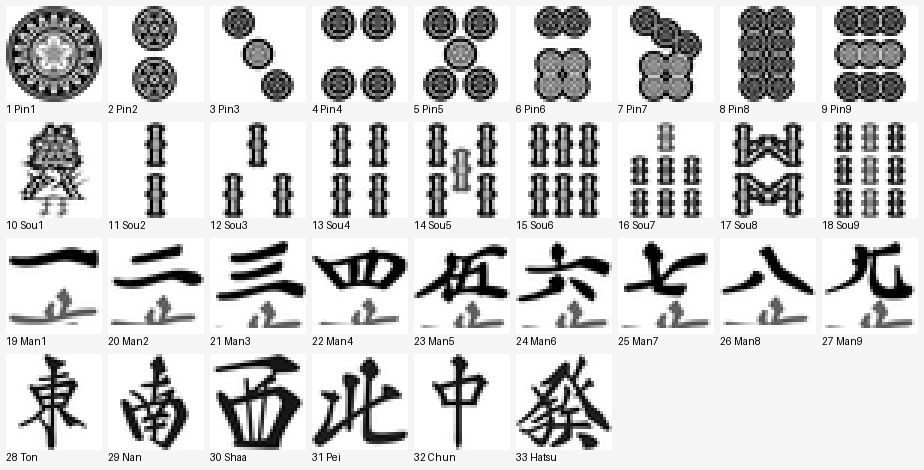
#> input picture sim/out/tile_tmpl_preview_g32.png, 924 x 470 px, given as the content of the folder sim/_tmp/tiles_src, which was not available
$ python make_tile_templates.py
#> lines starting #> are read from the running program, lines starting #| are printed output that depends on the picture; pictures that were not available may be replaced by others from this repository, and a replacement may not be noted
# -*- coding: utf-8 -*-
"""素材图 -> FPGA 模板包（阶段 5 工具链 / 灰度 SAD，支持分组不同分辨率）。

用法:
    python sim/make_tile_templates.py [素材目录] [输出目录] [方案] [排除]
    方案格式:  "32=Pin*,Sou*;48=Man*,Ton,Nan,Shaa,Pei,Chun,Hatsu"
               （每类取第一个匹配到的尺寸；未匹配到的用最后一组的尺寸）
    排除:      逗号分隔的通配符，如 "Haku"（白板这类无图案的牌不进模板库，
               改用"空白率"规则判定）
    例:
    python sim/make_tile_templates.py sim/_tmp/tiles_src sim/out \
        "32=Pin*,Sou*;48=Man*,Ton,Nan,Shaa,Pei,Chun,Hatsu" "Haku"

处理: 灰度 -> 裁内容外接框 -> 等比缩放到该组尺寸(白底) -> 对比度拉伸(1%~99% 分位)
      => 8 位灰度模板（给 SAD） + 同图 Otsu 二值化 => 1 位模板（给 TB/退路）
输出: tile_tmpl_pkg.v               每组一个灰度 ROM + 一个二值 ROM + 颜色签名表
      tile_tmpl_g<S>_gray.mem       每组 $readmemh（32 位字装 4 个 8 位像素）
      tile_tmpl_g<S>_bin.mem        每组 $readmemh（1 位，每字一行）
      tile_tmpl_preview_g<S>.png    每组联系表
      tile_tmpl_report.txt          组内可分性（跨组距离无意义，故按组算）
"""
import fnmatch
import os
import sys

try:
    from PIL import Image, ImageDraw
except ImportError:
    print("需要 Pillow（DSH 自带 python 已包含）")
    sys.exit(2)

for _s in (sys.stdout, sys.stderr):
    try:
        if not _s.isatty():
            _s.reconfigure(encoding="utf-8", errors="replace")
        else:
            _s.reconfigure(errors="replace")
    except Exception:
        pass

SRC = sys.argv[1] if len(sys.argv) > 1 else os.path.join("sim", "_tmp", "tiles_src")
OUT = sys.argv[2] if len(sys.argv) > 2 else os.path.join("sim", "out")
PLAN_STR = sys.argv[3] if len(sys.argv) > 3 else ""
EXCL_STR = sys.argv[4] if len(sys.argv) > 4 else ""
ORDER_STR = sys.argv[5] if len(sys.argv) > 5 else ""
ORDER = [x.strip() for x in ORDER_STR.split(",") if x.strip()]
EXTS = (".png", ".jpg", ".jpeg", ".bmp", ".gif", ".webp")
PPW = 4                                  # 每个 32 位字装几个 8 位像素


def order_key(fn):
    """给了 ORDER 就按它排类号（便于 RTL 用区间判类），否则按文件名字母序。"""
    nm = os.path.splitext(fn)[0]
    if ORDER:
        try:
            return (0, ORDER.index(nm), "")
        except ValueError:
            return (1, 0, nm)
    return (0, 0, nm)

# ---- 解析方案 ----
PLAN = []


def parse_part(part):
    """'32=Pin*,Sou*' 或 '32:45=Man*,Ton' —— 冒号后是垂直裁剪百分比（只取上半部）。"""
    size_s, _, pats_s = part.partition("=")
    size_s = size_s.strip()
    vcrop = 100
    if ":" in size_s:
        size_s, _, v_s = size_s.partition(":")
        vcrop = int(v_s)
    return int(size_s), vcrop, [p.strip() for p in pats_s.split(",") if p.strip()]


if PLAN_STR:
    for part in PLAN_STR.split(";"):
        part = part.strip()
        if part:
            PLAN.append(parse_part(part))
if not PLAN:
    PLAN = [(32, 100, ["Pin*", "Sou*"]),
            (32, 45, ["Man*", "Ton", "Nan", "Shaa", "Pei", "Chun", "Hatsu"])]
EXCL = [p.strip() for p in EXCL_STR.split(",") if p.strip()]


def group_of(name):
#> called with name = 'tile_tmpl_preview_g32'
    for size, vcrop, pats in PLAN:
        for p in pats:
            if fnmatch.fnmatch(name, p):
                return size, vcrop
    return PLAN[-1][0], PLAN[-1][1]


def excluded(name):
    return any(fnmatch.fnmatch(name, p) for p in EXCL)


os.makedirs(OUT, exist_ok=True)
files = sorted((f for f in os.listdir(SRC) if f.lower().endswith(EXTS)), key=order_key)
if not files:
    print("素材目录里没有图片:", SRC)
    sys.exit(1)
print("素材 %s   共 %d 张" % (SRC, len(files)))
print("方案: " + "  ".join("%d(%d%%高)=%s" % (s, v, ",".join(p)) for s, v, p in PLAN))
if EXCL:
    print("排除: " + ",".join(EXCL) + "（这些类不进模板库，改用空白率规则判定）")


def otsu(px):
    hist = [0] * 256
    for v in px:
        hist[v] += 1
    total, sum_all = len(px), sum(i * h for i, h in enumerate(hist))
    sum_b, w_b, best_t, best_v = 0.0, 0, 128, -1.0
    for t in range(256):
        w_b += hist[t]
        if w_b == 0:
            continue
        w_f = total - w_b
        if w_f == 0:
            break
        sum_b += t * hist[t]
        var = w_b * w_f * ((sum_b / w_b) - ((sum_all - sum_b) / w_f)) ** 2
        if var > best_v:
            best_v, best_t = var, t
    return best_t


def stretch(px, lo_pct=1.0, hi_pct=99.0):
    srt = sorted(px)
    lo = srt[max(0, int(len(srt) * lo_pct / 100.0))]
    hi = srt[min(len(srt) - 1, int(len(srt) * hi_pct / 100.0))]
    if hi <= lo:
        return list(px)
    return [max(0, min(255, int(round((v - lo) * 255.0 / (hi - lo))))) for v in px]


def color_sig(rgb_img, mask):
    px = rgb_img.convert("RGB")
    w, h = px.size
    bins, n = [0, 0, 0, 0], 0
    for y in range(h):
        for x in range(w):
            if not mask[y * w + x]:
                continue
            r, g, b = px.getpixel((x, y))
            n += 1
            mx, mn = max(r, g, b), min(r, g, b)
            if mx - mn < 40:
                bins[3] += 1
            elif mx == r:
                bins[0] += 1
            elif mx == g:
                bins[1] += 1
            else:
                bins[2] += 1
    if n == 0:
        return [0, 0, 0, 0]
    return [min(255, int(round(255.0 * c / n))) for c in bins]


def prep(path, S, vcrop=100):
    """返回 (8 位灰度列表, 1 位列表, Otsu 阈值, RGB 内容图) —— 尺寸 SxS。
    vcrop<100 时只取内容框的上部 vcrop%（万子的数字在牌面上半部，
    下半部的"萬"字所有万子都一样，含进来会稀释差异）。"""
#> called with S = 32, vcrop = 45
    im = Image.open(path)
#> im is the input picture: PIL image 924x470 RGB; min 0, max 255, mean 205.1
    rgb = im.convert("RGB")
    g = im.convert("L")
    w, h = g.size
#> w = 924; h = 470
    vals = list(g.getdata())
#> vals = 434280 items
    bg = max(set(vals), key=vals.count)
#> bg = 255
    thr0 = max(30, bg - 45)
#> thr0 = 210
    pts = [(x, y) for y in range(h) for x in range(w) if g.getpixel((x, y)) < thr0]
#> pts = 117497 items
    if pts:
        xs = [p[0] for p in pts]
#> xs = 117497 items
        ys = [p[1] for p in pts]
#> ys = 117497 items
        y1 = max(ys)
#> y1 = 460
        if vcrop < 100:
            y1 = min(ys) + max(1, int((max(ys) - min(ys) + 1) * vcrop / 100.0)) - 1
#> y1 = 209
        box = (max(0, min(xs) - 1), max(0, min(ys) - 1),
               min(w - 1, max(xs) + 1), min(h - 1, y1 + 1))
#> box = (5, 5, 915, 210)
        g2 = g.crop((box[0], box[1], box[2] + 1, box[3] + 1))
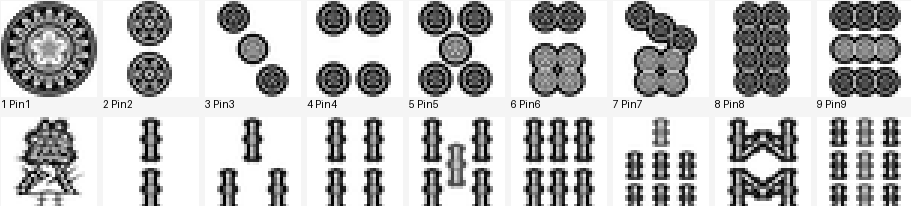
#> g2: PIL image 911x206 L; min 0, max 255, mean 191.7
        rgb2 = rgb.crop((box[0], box[1], box[2] + 1, box[3] + 1))
    else:
        g2, rgb2 = g, rgb
    cw, ch = g2.size
#> cw = 911; ch = 206
    sc = float(S) / max(cw, ch)
#> sc = 0.0351
    nw, nh = max(1, int(round(cw * sc))), max(1, int(round(ch * sc)))
#> nw = 32; nh = 7
    canvas = Image.new("L", (S, S), 255)
#> canvas: PIL image 32x32 L; every value is 255
    canvas.paste(g2.resize((nw, nh), Image.LANCZOS), ((S - nw) // 2, (S - nh) // 2))
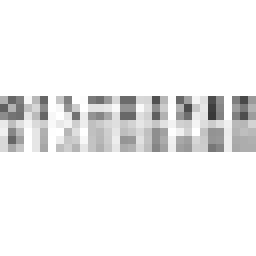
#> canvas: PIL image 32x32 L (shown 8 times larger); min 56, max 255, mean 240.6
    gpx = stretch(list(canvas.getdata()))
#> in stretch, `srt = sorted(px)`: srt = 1024 values from 56 to 255
#> in stretch, `lo = srt[max(0, int(len(srt) * lo_pct / 100.0))]`: lo = 102
#> in stretch, `hi = srt[min(len(srt) - 1, int(len(srt) * hi_pct / 100.0))]`: hi = 255
#> gpx = 1024 values, max 255 at index 0, min 0 at index 403, mean 231.3
    thr = otsu(gpx)
#> after the loop in otsu, `for v in px:`: hist = 256 values, max 815 at index 255, min 0 at index 1, mean 4
#> in otsu, `total, sum_all = len(px), sum(i * h for i, h in enumerate(hist))`: total = 1024; sum_all = 236883
#> the loop in otsu, `for t in range(256):` made 256 passes
#> (w_b, w_f, sum_b, var, best_v) on passes 1, 3, 4, 6, 9: (11, 1013, 0, 609327850.5, 609327850.5), (13, 1011, 4, 719621136.5, 719621136.5), (14, 1010, 7, 774452965.3, 774452965.3), (16, 1008, 17, 882528286.1, 882528286.1), (18, 1006, 33, 988168927, 988168927)
#> (w_b, w_f, sum_b, best_v) on passes 11, 18, 21, 24, 26, 28: (19, 1005, 43, 1.04e+09), (21, 1003, 77, 1.14e+09), (22, 1002, 97, 1.19e+09), (23, 1001, 120, 1.23e+09), (24, 1000, 145, 1.28e+09), (25, 999, 172, 1.32e+09)
#> after the loop in otsu, `for t in range(256):`: best_t = 170; best_v = 2.88e+09; sum_b = 29058; w_b = 1024
#> thr = 170
    bpx = [1 if v <= thr else 0 for v in gpx]
#> bpx = 1024 values, max 1 at index 384, min 0 at index 0, mean 0.123
    return gpx, bpx, thr, rgb2


# ---------------- 逐类预处理，按组归集 ----------------
groups = {}          # size -> [(cls_idx, name, gpx, bpx, thr, rgb2)]
skipped = []
for fn in files:
    nm = os.path.splitext(fn)[0]
    if excluded(nm):
        skipped.append(nm)
        continue
    S, VC = group_of(nm)
    gpx, bpx, thr, rgb2 = prep(os.path.join(SRC, fn), S, VC)
    groups.setdefault(S, []).append((nm, gpx, bpx, thr, rgb2))

# 全局类号（跨组统一编号，便于 RTL 用一套 class id）
cls_id = {}
for S in sorted(groups):
    for (nm, *_rest) in groups[S]:
        cls_id[nm] = len(cls_id) + 1
#> this loop made 1 pass
#> S on pass 1: 32
#> after the loop, cls_id = {'tile_tmpl_preview_g32': 1}
N = len(cls_id)
#> N = 1

# ---------------- 打包 ----------------
packed = {}   # size -> [(cls, name, gray_words, bin_words, sig)]
for S in sorted(groups):
    WORDS_ROW = (S + PPW - 1) // PPW
    lst = []
    for (nm, gpx, bpx, thr, rgb2) in groups[S]:
        gw = []
        for y in range(S):
            for wx in range(WORDS_ROW):
                wd = 0
                for k in range(PPW):
                    x = wx * PPW + k
                    v = gpx[y * S + x] if x < S else 0
                    wd |= (v & 0xFF) << (8 * (PPW - 1 - k))
                gw.append(wd)
        WB = (S + 31) // 32          # 二值 ROM：每行需要几个 32 位字
        bw = []
        for y in range(S):
            row = [0] * WB
            for x in range(S):
                if bpx[y * S + x]:
                    row[x // 32] |= (1 << (31 - (x % 32)))
            bw.extend(row)
        lst.append((cls_id[nm], nm, gw, bw, color_sig(rgb2.resize((S, S), Image.LANCZOS), bpx), thr))
    packed[S] = lst
#> this loop made 1 pass
#> (S, WORDS_ROW) on pass 1: (32, 8)
#> pass 1, in color_sig, `px = rgb_img.convert("RGB")`:
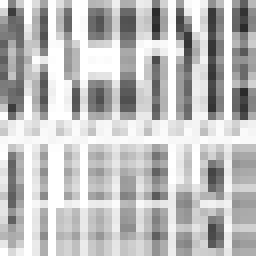
#> px: PIL image 32x32 RGB (shown 8 times larger); min 43, max 255, mean 189.7
#> after the loop, packed = 1 item

# ---------------- Verilog 包 ----------------
vp = os.path.join(OUT, "tile_tmpl_pkg.v")
with open(vp, "w", encoding="utf-8", newline="\n") as f:
    f.write("// 由 sim/make_tile_templates.py 生成，请勿手改\n")
    f.write("// 分组分辨率模板库，共 %d 类（类 0 = 未知/拒识）\n" % N)
    for S in sorted(packed):
        f.write("//   尺寸 %d : %s\n" % (S, ", ".join("%d=%s" % (c, n) for c, n, *_ in packed[S])))
    if skipped:
        f.write("//   已排除(用空白率规则判定): %s\n" % ", ".join(skipped))
    f.write("\n")
    for S in sorted(packed):
        W = (S + PPW - 1) // PPW
        CN = len(packed[S])
        f.write("// ===== 尺寸 %d：%d 类，地址 = row*%d + word（每字 %d 像素，高位在前）=====\n"
                % (S, CN, W, PPW))
        f.write("module tile_tmpl_rom_g%d_gray (\n    input  wire        I_clk,\n"
                "    input  wire [%d:0] I_addr,\n    output reg  [31:0] O_data\n);\n"
                % (S, max(0, (S * W * CN - 1).bit_length() - 1)))
        f.write("    reg [31:0] M [0:%d];\n    initial begin\n" % (S * W * CN - 1))
        for (c, nm, gw, bw, sg, thr) in packed[S]:
            f.write("        // 类 %d = %s\n" % (c, nm))
            for r, wv in enumerate(gw):
                f.write("        M[%d] = 32'h%08x;\n" % ((c - 1) * S * W + r, wv))
        f.write("    end\n    always @(posedge I_clk) O_data <= M[I_addr];\nendmodule\n\n")
        WB = (S + 31) // 32
        f.write("module tile_tmpl_rom_g%d_bin (\n    input  wire        I_clk,\n"
                "    input  wire [%d:0] I_addr,\n    output reg  [31:0] O_data\n);\n"
                % (S, max(0, (S * WB * CN - 1).bit_length() - 1)))
        f.write("    reg [31:0] M [0:%d];\n    initial begin\n" % (S * WB * CN - 1))
        for (c, nm, gw, bw, sg, thr) in packed[S]:
            for r, wv in enumerate(bw):
                f.write("        M[%d] = 32'h%08x;\n" % ((c - 1) * S * WB + r, wv))
        f.write("    end\n    always @(posedge I_clk) O_data <= M[I_addr];\nendmodule\n\n")
#> this loop made 1 pass
#> (S, W, CN, WB) on pass 1: (32, 8, 1, 1)
    f.write("// 颜色签名：4 桶(红/绿/蓝/无彩) x 8 位；未知类返回 0\n")
    f.write("module tile_color_tbl (\n    input  wire [7:0]  I_cls,\n    output reg  [31:0] O_sig\n);\n"
            "    always @(*) begin\n        case (I_cls)\n")
    for S in sorted(packed):
        for (c, nm, gw, bw, sg, thr) in packed[S]:
            f.write("            8'd%-3d: O_sig = 32'h%08x;   // %s\n"
                    % (c, (sg[0] << 24) | (sg[1] << 16) | (sg[2] << 8) | sg[3], nm))
    f.write("            default: O_sig = 32'h0;\n        endcase\n    end\nendmodule\n")

# ---------------- $readmemh + 预览 ----------------
for S in sorted(packed):
    W = (S + PPW - 1) // PPW
    with open(os.path.join(OUT, "tile_tmpl_g%d_gray.mem" % S), "w", encoding="utf-8", newline="\n") as f:
        for (c, nm, gw, bw, sg, thr) in packed[S]:
            for wv in gw:
                f.write("%08x\n" % wv)
    with open(os.path.join(OUT, "tile_tmpl_g%d_bin.mem" % S), "w", encoding="utf-8", newline="\n") as f:
        for (c, nm, gw, bw, sg, thr) in packed[S]:
            for wv in bw:
                f.write("%08x\n" % wv)

    show = min(S, 48)
    cell = show * 3
    pad, lab = 6, 14
    cols = min(9, len(packed[S]))
    rows = (len(packed[S]) + cols - 1) // cols
    sheet = Image.new("RGB", (cols * (cell + pad) + pad, rows * (cell + pad + lab) + pad), (245, 245, 245))
    dr = ImageDraw.Draw(sheet)
    for i, (c, nm, gw, bw, sg, thr) in enumerate(packed[S]):
        cx = pad + (i % cols) * (cell + pad)
        cy = pad + (i // cols) * (cell + pad + lab)
        tmp = Image.new("L", (S, S))
        tmp.putdata(groups[S][i][1])
        sheet.paste(tmp.convert("RGB").resize((cell, cell), Image.NEAREST), (cx, cy))
        dr.text((cx, cy + cell + 1), "%d %s" % (c, nm), fill=(0, 0, 0))
    sheet.save(os.path.join(OUT, "tile_tmpl_preview_g%d.png" % S))
#> this loop made 1 pass
#> (S, W, show, cell, pad, lab, cols, rows) on pass 1: (32, 8, 32, 96, 6, 14, 1, 1)
#> pass 1, `sheet.save(os.path.join(OUT, "tile_tmpl_preview_g%d.png" % S))`:
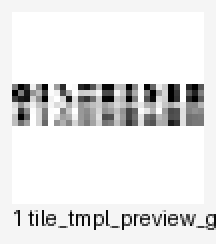
#> saved as tile_tmpl_preview_g32.png: PIL image 108x122 RGB (shown 2 times larger); min 0, max 255, mean 231.5
#> after the loop:
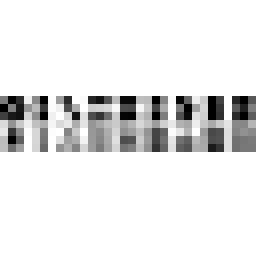
#> tmp: PIL image 32x32 L (shown 8 times larger); min 0, max 255, mean 231.3

# ---------------- 组内可分性报告 ----------------
rp = os.path.join(OUT, "tile_tmpl_report.txt")
with open(rp, "w", encoding="utf-8", newline="\n") as f:
    f.write("模板可分性报告（按组计算，跨组尺寸不同、距离无意义）\n")
    f.write("=" * 88 + "\n")
    tot_g = tot_b = 0
    for S in sorted(packed):
        lst = packed[S]
        gp = [g[1] for g in groups[S]]      # 每类的灰度像素（S*S）
        bp = [g[2] for g in groups[S]]      # 每类的二值像素（S*S）
        f.write("\n### 尺寸 %dx%d ，%d 类\n" % (S, S, len(lst)))
        f.write("类号 名称         前景%%   Otsu   最近类 平均差(类号)   最近类汉明\n")
        pairs_g, pairs_b = [], []
        for i in range(len(lst)):
            for j in range(i + 1, len(lst)):
                pairs_g.append((sum(abs(x - y) for x, y in zip(gp[i], gp[j])), i, j))
                pairs_b.append((sum(1 for x, y in zip(bp[i], bp[j]) if x != y), i, j))
        pairs_g.sort()
        pairs_b.sort()
        gm, bm = {}, {}
        for d, i, j in pairs_g:
            gm.setdefault(i, (d, j))
            gm.setdefault(j, (d, i))
        for d, i, j in pairs_b:
            bm.setdefault(i, (d, j))
            bm.setdefault(j, (d, i))
        for i, (c, nm, gw, bw, sg, thr) in enumerate(lst):
            pct = 100.0 * sum(bp[i]) / (S * S)
            gd, gj = gm.get(i, (0, -1))
            f.write("%4d %-12s %5.1f  %5d   %6.1f (vs %-8s)  %5d\n"
                    % (c, nm, pct, thr, gd / float(S * S),
                       lst[gj][1] if gj >= 0 else "-", bm.get(i, (0,))[0]))
        if pairs_g:
            f.write("  组内最接近的 6 对（平均绝对差 0..255）：\n")
            for d, i, j in pairs_g[:6]:
                f.write("     %-10s vs %-10s : %6.2f\n"
                        % (lst[i][1], lst[j][1], d / float(S * S)))
            f.write("  组内最小 %.2f / 平均 %.2f\n"
                    % (pairs_g[0][0] / float(S * S),
                       sum(d for d, _, _ in pairs_g) / len(pairs_g) / float(S * S)))
        g_bits = len(lst) * S * ((S + PPW - 1) // PPW) * 32
        b_bits = len(lst) * S * S
        tot_g += g_bits
        tot_b += b_bits
        f.write("  用量: 灰度 %d 位 = %.1f Kbit -> %d 块 ERAM20K ; 二值 %d 位 = %.1f Kbit -> %d 块\n"
                % (g_bits, g_bits / 1024.0, -(-g_bits // 20480),
                   b_bits, b_bits / 1024.0, -(-b_bits // 20480)))
#> this loop made 1 pass
#> (S, g_bits, b_bits, tot_g, tot_b) on pass 1: (32, 8192, 1024, 8192, 1024)
#> after the loop, tot_b = 1024; tot_g = 8192
    f.write("\n" + "=" * 88 + "\n")
    f.write("合计: 灰度库 %d 位 = %.1f Kbit -> %d 块 ERAM20K ; 二值库 %d 位 = %.1f Kbit -> %d 块\n"
            % (tot_g, tot_g / 1024.0, -(-tot_g // 20480), tot_b, tot_b / 1024.0, -(-tot_b // 20480)))
    if skipped:
        f.write("已排除: %s（用\"前景占比 < 2%%\"规则判定）\n" % ", ".join(skipped))

print("\n输出:")
for f2 in sorted(os.listdir(OUT)):
    p = os.path.join(OUT, f2)
    if os.path.isfile(p):
        print("   %-32s %9d 字节" % (p, os.path.getsize(p)))
print("\n合计: 灰度库 %.1f Kbit -> %d 块 ERAM20K ; 二值库 %.1f Kbit -> %d 块"
      % (tot_g / 1024.0, -(-tot_g // 20480), tot_b / 1024.0, -(-tot_b // 20480)))
#| 合计: 灰度库 8.0 Kbit -> 1 块 ERAM20K ; 二值库 1.0 Kbit -> 1 块
print("类号: " + ", ".join("%d=%s" % (v, k) for k, v in sorted(cls_id.items(), key=lambda kv: kv[1])))
#| 类号: 1=tile_tmpl_preview_g32
